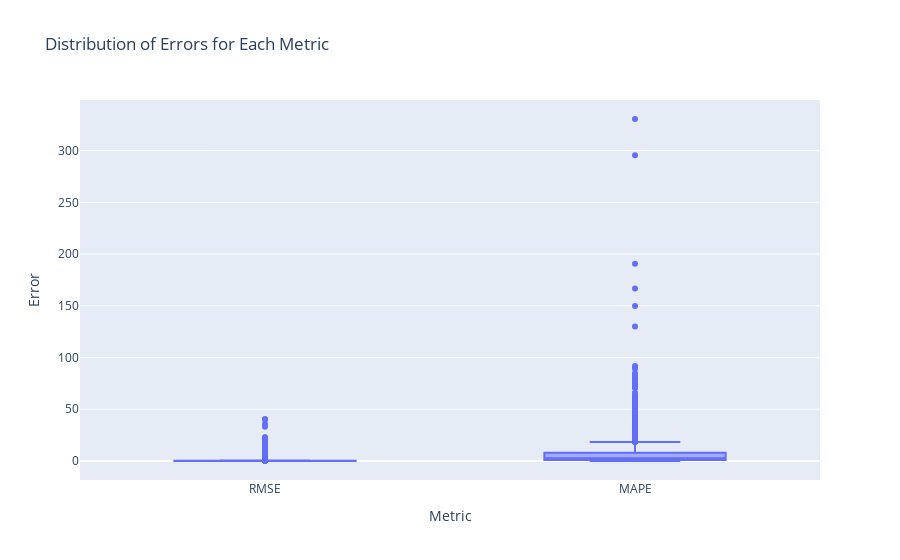

Notebook source saved alongside this figure:
### Code cell
train_data = lgb.Dataset(X_train, label=y_train)

# Train LightGBM model on the full training data
lgbm_model = lgb.train(
    params,
    train_data,
    num_boost_round=1000
)

evaluate_model(lgbm_model, X_train, y_train, X_test, y_test, products_to_keep, labels_dict)

### Figure 1 — Plotly figure (JSON) as saved in the notebook; plotly's stock layout.template omitted (floating-point values rounded to 4 significant figures; data arrays with more than 128 entries replaced by an {"elided": "..."} marker saying what was removed)
{"data": [{"alignmentgroup": "True", "hovertemplate": "Metric=%{x}<br>Error=%{y}<extra></extra>", "legendgroup": "", "marker": {"color": "#636efa"}, "name": "", "notched": false, "offsetgroup": "", "orientation": "v", "showlegend": false, "type": "box", "x": {"elided": "3166 str values"}, "x0": " ", "xaxis": "x", "y": {"elided": "3166 float values"}, "y0": " ", "yaxis": "y"}], "layout": {"boxmode": "group", "legend": {"tracegroupgap": 0}, "title": {"text": "Distribution of Errors for Each Metric"}, "xaxis": {"anchor": "y", "domain": [0, 1], "title": {"text": "Metric"}}, "yaxis": {"anchor": "x", "domain": [0, 1], "title": {"text": "Error"}}}}
